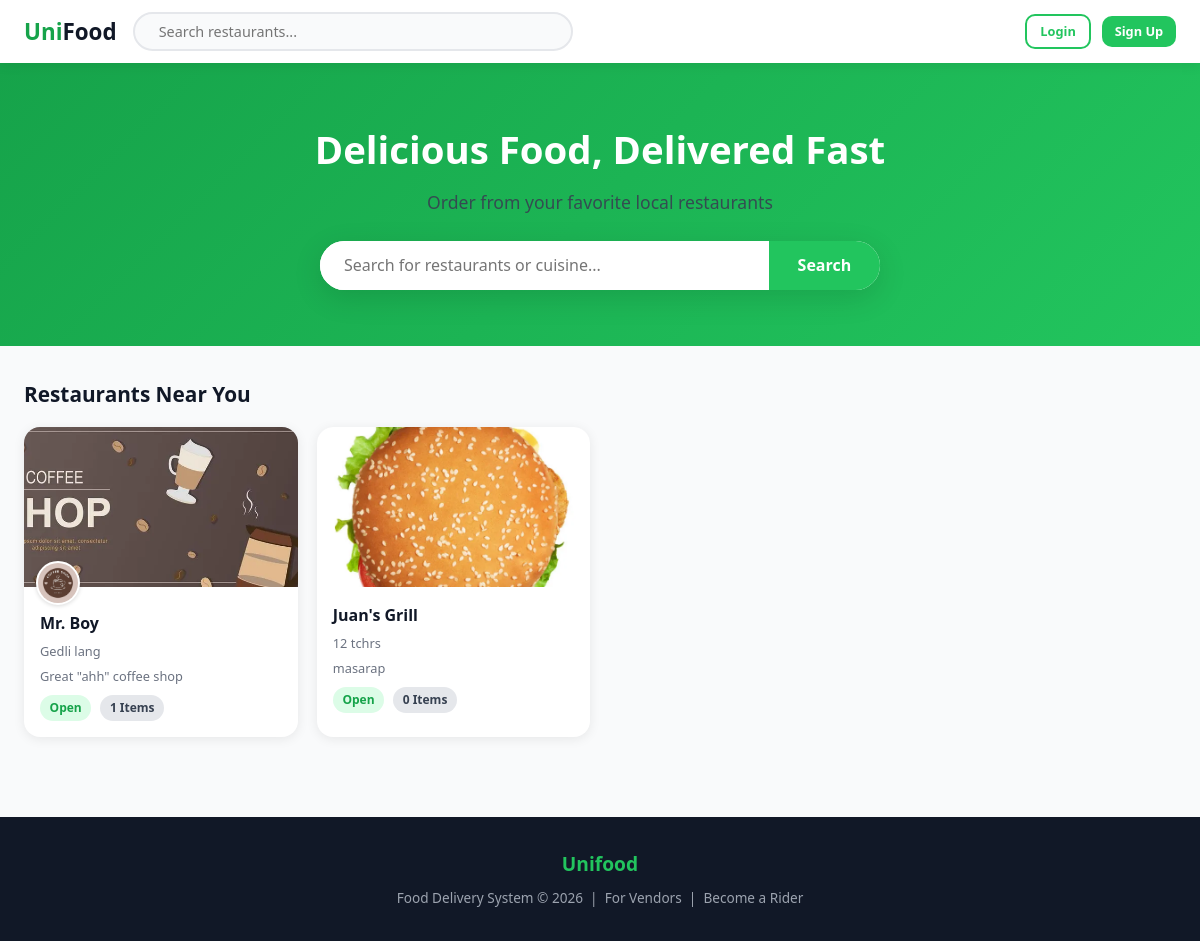
The page / on the database its author committed.
### models.py (models this page shows, shortened)
class Vendor(db.Model):
    __tablename__ = 'vendors'
    id = db.Column(db.Integer, primary_key=True)
    shop_name = db.Column(db.String(100), nullable=False)
    email = db.Column(db.String(120), unique=True, nullable=False)
    password_hash = db.Column(db.String(256), nullable=False)
    phone = db.Column(db.String(20))
    cover_banner = db.Column(db.String(255))
    shop_logo = db.Column(db.String(255))
    shop_type = db.Column(db.String(50), default='restaurant')  # restaurant, cafe, bakery, etc.
    address = db.Column(db.String(255))
    business_address = db.Column(db.String(255))
    business_city = db.Column(db.String(100))
    vendor_barangay = db.Column(db.String(100))  # used for shipping distance calc
    description = db.Column(db.Text)
    proposal = db.Column(db.Text)
    status = db.Column(db.String(20), default='pending')
    created_at = db.Column(db.DateTime, default=datetime.utcnow)
    categories = db.relationship('Category', backref='vendor', lazy=True,
                                 cascade='all, delete-orphan')
    menu_items = db.relationship('MenuItem', backref='vendor', lazy=True,
                                 cascade='all, delete-orphan')
    orders = db.relationship('Order', backref='vendor', lazy=True,
                              foreign_keys='Order.vendor_id')

### routes/customer.py (the view)
@customer_bp.route('/')
def landing():
    search = request.args.get('search', '').strip()
    query = Vendor.query.filter_by(status='active')
    if search:
        query = query.filter(Vendor.shop_name.ilike(f'%{search}%'))
    vendors = query.order_by(Vendor.created_at.desc()).all()
    return render_template('customer/landing.html', vendors=vendors, search=search)

### templates/customer/landing.html (shortened to what this page needs)
<!DOCTYPE html>
<html lang="en">
<head>
<link rel="stylesheet" href="{{ url_for('static', filename='css/main.css') }}">
</head>
<body>
<nav class="customer-nav"> <div class="nav-inner"> <a class="nav-logo" href="{{ url_for('customer.landing') }}">Uni<span>Food</span></a> <form class="nav-search" action="{{ url_for('customer.landing') }}" method="GET">  <input type="text" name="search" placeholder="Search restaurants..."
             value="{{ search or '' }}"> </form> <div class="nav-actions"> {% if session.get('customer_id') %} <a href="{{ url_for('customer.orders') }}" class="btn btn-outline btn-sm"> Orders</a> <a href="{{ url_for('customer.profile') }}" class="btn btn-outline btn-sm"> Profile</a> <a href="{{ url_for('customer.logout') }}" class="btn btn-dark btn-sm">Logout</a> {% else %} <a href="{{ url_for('customer.login') }}" class="btn btn-outline btn-sm">Login</a> <a href="{{ url_for('customer.register') }}" class="btn btn-primary btn-sm">Sign Up</a> {% endif %} </div> </div>
</nav>
<div class="hero"> <h1>Delicious Food, Delivered Fast </h1> <p>Order from your favorite local restaurants</p> <form class="hero-search" action="{{ url_for('customer.landing') }}" method="GET"> <input type="text" name="search" placeholder="Search for restaurants or cuisine..."
           value="{{ search or '' }}"> <button type="submit">Search</button> </form>
</div>
<div class="main-content"> {% if search %} <p class="mb-2 text-gray"> Showing results for "<strong>{{ search }}</strong>" — {{ vendors|length }} restaurant(s) found <a href="{{ url_for('customer.landing') }}" style="margin-left:.5rem;color:#22c55e;">Clear</a> </p> {% else %} <h2 class="section-title" style="margin-bottom:1rem;"> Restaurants Near You</h2> {% endif %}
  {% if vendors %} <div class="restaurant-grid"> {% for vendor in vendors %} <div class="restaurant-card"> <a href="{{ url_for('customer.restaurant', vendor_id=vendor.id) }}"> <div style="position:relative;"> {% if vendor.cover_banner %} <img src="{{ url_for('static', filename=vendor.cover_banner) }}" class="restaurant-img" alt="{{ vendor.shop_name }}"> {% else %} <div class="restaurant-img-placeholder"></div> {% endif %} {% if vendor.shop_logo %} <img src="{{ url_for('static', filename=vendor.shop_logo) }}" alt="{{ vendor.shop_name }} logo" style="position:absolute;bottom:-18px;left:12px;width:44px;height:44px;border-radius:50%;border:2px solid #fff;object-fit:cover;background:#fff;box-shadow:0 1px 4px rgba(0,0,0,.15);"> {% endif %} </div> <div class="restaurant-info" style="{% if vendor.shop_logo %}padding-top:1.5rem;{% endif %}"> <div class="restaurant-name">{{ vendor.shop_name }}</div> <div class="restaurant-meta"> {% if vendor.address %} {{ vendor.address }}{% endif %} </div> {% if vendor.description %} <div class="restaurant-meta" style="margin-top:.3rem;"> {{ vendor.description[:80] }}{% if vendor.description|length > 80 %}...{% endif %} </div> {% endif %} <div class="restaurant-status"> <span class="badge badge-success"> Open</span> <span class="badge badge-gray" style="margin-left:.3rem;"> {{ vendor.menu_items|length }} items </span> </div> </div> </a> </div> {% endfor %} </div> {% else %} <div style="text-align:center;padding:4rem 1rem;"> <div style="font-size:4rem;margin-bottom:1rem;"></div> <h2>No restaurants found</h2> <p class="text-gray mt-1">Try a different search or check back later.</p> </div> {% endif %}
</div>
<footer style="background:#111827;color:#9ca3af;text-align:center;padding:2rem;margin-top:3rem;font-size:.85rem;"> <div style="font-size:1.2rem;font-weight:700;color:#22c55e;margin-bottom:.5rem;">Unifood</div> Food Delivery System &copy; 2026 &nbsp;|&nbsp; <a href="{{ url_for('vendor.login') }}" style="color:#9ca3af;">For Vendors</a> &nbsp;|&nbsp; <a href="{{ url_for('rider.apply') }}" style="color:#9ca3af;">Become a Rider</a>
</footer>
</body>
</html>

### static/css/main.css (style rules this page uses)
:root { --green: #22c55e; --green-light: #4ade80; --green-pale: #dcfce7; --green-dark: #16a34a; --black: #111827; --gray-dark: #374151; --gray: #6b7280; --gray-light: #e5e7eb; --gray-pale: #f9fafb; --white: #ffffff; --danger: #ef4444; --warning: #f59e0b; --info: #3b82f6; --shadow: 0 2px 12px rgba(0,0,0,.08); --shadow-lg: 0 8px 30px rgba(0,0,0,.12); --radius: 10px; --radius-lg: 16px; }
*, *::before, *::after { box-sizing: border-box; margin: 0; padding: 0; }
html { font-size: 16px; scroll-behavior: smooth; }
body { font-family: 'Segoe UI', system-ui, -apple-system, sans-serif; background: var(--gray-pale); color: var(--black); line-height: 1.6; min-height: 100vh; }
a { color: var(--green-dark); text-decoration: none; }
img { max-width: 100%; display: block; }
input, select, textarea, button { font-family: inherit; }
h1 { font-size: 2rem; font-weight: 700; }
h2 { font-size: 1.5rem; font-weight: 700; }
p { color: var(--gray-dark); }
.btn { display: inline-flex; align-items: center; gap: .4rem; padding: .6rem 1.2rem; border: none; border-radius: var(--radius); font-size: .9rem; font-weight: 600; cursor: pointer; transition: all .2s; white-space: nowrap; }
.btn-primary { background: var(--green); color: var(--white); }
.btn-outline { background: transparent; border: 2px solid var(--green); color: var(--green); }
.btn-sm { padding: .35rem .8rem; font-size: .8rem; }
.badge { display: inline-block; padding: .2rem .6rem; border-radius: 999px; font-size: .75rem; font-weight: 600; text-transform: capitalize; }
.badge-success { background: var(--green-pale); color: var(--green-dark); }
.badge-gray { background: var(--gray-light); color: var(--gray-dark); }
.customer-nav { background: var(--white); position: sticky; top: 0; z-index: 100; box-shadow: 0 2px 12px rgba(0,0,0,.08); }
.nav-inner { max-width: 1200px; margin: 0 auto; padding: .75rem 1.5rem; display: flex; align-items: center; gap: 1rem; }
.nav-logo { font-size: 1.4rem; font-weight: 800; color: var(--green-dark); }
.nav-logo span { color: var(--black); }
.nav-search { flex: 1; display: flex; align-items: center; gap: .5rem; background: var(--gray-pale); border: 2px solid var(--gray-light); border-radius: 999px; padding: .5rem 1rem; max-width: 440px; }
.nav-search input { border: none; background: none; flex: 1; font-size: .9rem; }
.nav-actions { display: flex; align-items: center; gap: .7rem; margin-left: auto; }
.hero { background: linear-gradient(135deg, var(--green-dark) 0%, var(--green) 100%); color: var(--white); text-align: center; padding: 3.5rem 1rem; }
.hero h1 { font-size: 2.4rem; margin-bottom: .5rem; }
.hero p { font-size: 1.1rem; opacity: .9; margin-bottom: 1.5rem; }
.hero-search { max-width: 560px; margin: 0 auto; display: flex; background: var(--white); border-radius: 999px; overflow: hidden; box-shadow: var(--shadow-lg); }
.hero-search input { flex: 1; border: none; padding: .85rem 1.5rem; font-size: 1rem; color: var(--black); }
.hero-search button { background: var(--green); color: var(--white); border: none; padding: .85rem 1.8rem; font-size: 1rem; font-weight: 700; cursor: pointer; }
.section-title { font-size: 1.3rem; font-weight: 700; margin-bottom: 1rem; }
.restaurant-grid { display: grid; grid-template-columns: repeat(auto-fill, minmax(260px, 1fr)); gap: 1.2rem; }
.restaurant-card { background: var(--white); border-radius: var(--radius-lg); overflow: hidden; box-shadow: var(--shadow); transition: transform .2s, box-shadow .2s; cursor: pointer; }
.restaurant-card a { text-decoration: none; color: inherit; display: block; }
.restaurant-img { width: 100%; height: 160px; object-fit: cover; background: var(--gray-light); }
.restaurant-info { padding: 1rem; }
.restaurant-name { font-size: 1rem; font-weight: 700; color: var(--black); margin-bottom: .25rem; }
.restaurant-meta { font-size: .8rem; color: var(--gray); }
.restaurant-status { margin-top: .5rem; }
.main-content { max-width: 1200px; margin: 0 auto; padding: 2rem 1.5rem; }

### rows shown on the page
Vendor: cover_banner (picture), shop_logo (picture), shop_name "Mr. Boy", address "Gedli lang", description "Great \"ahh\" coffee shop", menu_items|length "1"
Vendor: cover_banner (picture), shop_name "Juan's Grill", address "12 tchrs", description "masarap", menu_items|length "0"
